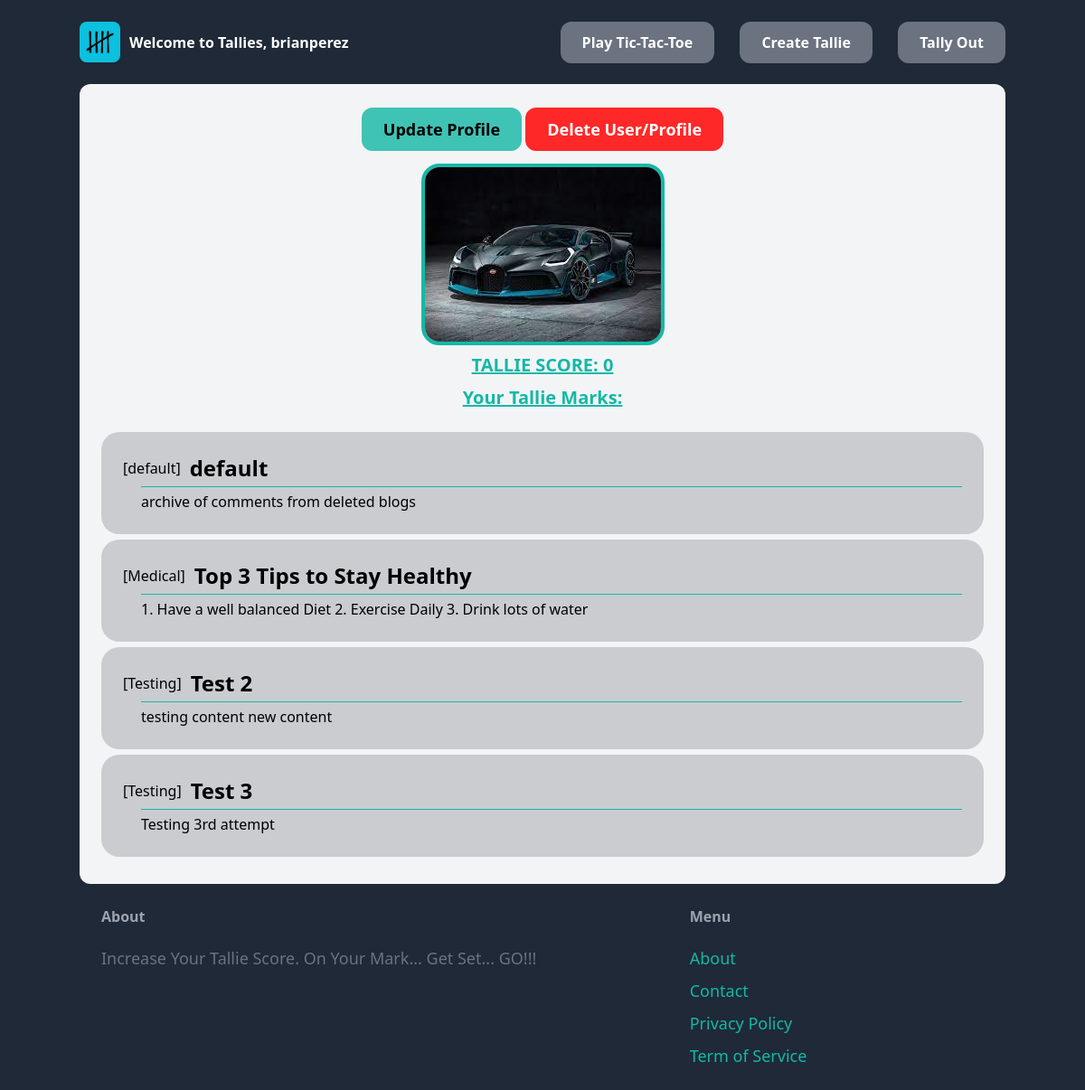
The page /blog/home/ (signed in) on the database its author committed.
### core/models.py (models this page shows, shortened)
class Profile(models.Model):
    user = models.OneToOneField(User, on_delete=models.CASCADE) # connect the user the the profile using the user PK(id)
    age = models.IntegerField(null=True, blank=True)  # Allow null and blank values for flexibility
    profile_image = models.ImageField(null=True, default='DEFAULT.png', blank=True, upload_to="profile_images/") # optional ; saves image media location ; # NEED TO INSTALL PILLOW (Python Image Library) ; sets default image to media/DEFAULT.png
    score = models.IntegerField(null=True, blank=True, default=0)  # Allow null and blank values for flexibility

### blog/models.py (models this page shows, shortened)
class Blog(models.Model):
    category = models.ForeignKey(Category, related_name='blogs', on_delete=models.CASCADE, blank=True, null=True, default='Testing')        # related_name='blogs': This provides a reverse relation from "Category" back to the model where this line of code is located. It means that you can access the instances of the current model associated with a Category using the attribute name blogs. For example, if you have a Category instance, you can access its associated blogs using category.blogs.all().
    name = models.CharField(max_length=255) # create a max length restriction of the Blog Name ; name is used in the admin page
    members = models.ManyToManyField(User, related_name='Blogs')           # involves the owner and the contacter
    content = models.TextField(blank=True, null=True)
    created_by = models.ForeignKey(User, related_name='blogs', on_delete=models.SET(get_default_user), blank=True, null=True)
    created_at = models.DateTimeField(auto_now_add=True)                            # store the time the Blog instanciated
    modified_at = models.DateTimeField(auto_now=True)                               # update to the current time
    class Meta:
        ordering = ('-modified_at',)

class Category(models.Model):
    name = models.CharField(max_length=255) # create a MAX LENGTH RESTRICTION
    class Meta:                     # CREATE a Meta data class
        ordering = ('name',)                    # Order all category entries within django admin in alphabetical order
        verbose_name_plural = 'Categories'      # Show the title 'Categories' instead of default 'Categorys' within admin site's sidebar
    def __str__(self):              # FUNCTION that returns the Category name
        return self.name

### blog/views.py (the view)
# urls.py: path('home/', views.blogs, name='home'),    # This line maps the URL '' to the 'blogs' view function in the ./views.py module. The name 'blogs' can be used to reference this URL in the HTML code (i.e.
@login_required
def blogs(request):
    blogs = Blog.objects.filter(created_by=request.user.id )  # STORE a list of blogs created by the current user
    return render(request, 'blog/Home.html', {
        'blogs': blogs,  # Return a list of object items
        'OWNERSHIP' : True,
    })

### blog/templates/blog/Home.html (shortened to what this page needs)
{% extends 'core/base.html' %}
{% block Xtra_Button1 %}
    {% if OWNERSHIP %}
        <a href="{% url 'core:TTT' %}" class="px-6 py-3 text-lg font-semibold bg-gray-500 text-white rounded-xl hover:bg-gray-700">Play Tic-Tac-Toe</a>
    {% endif %}
{% endblock %}
{% block Xtra_Button2 %}
    <a href="{% url 'blog:new' %}" class="px-6 py-3 text-lg font-semibold bg-gray-500 text-white rounded-xl hover:bg-gray-700">Create Tallie</a>
{% endblock %}
{% block content %}
<div id="Home_Profile_Image_Div" class="center">
    <div class = 'mb-3'>
        {% if OWNERSHIP %}
            <div class="py-3">
                <a ID='Update_Profile_BTN' href="{% url 'core:Update' %}" class="px-6 py-3 text-lg font-semibold rounded-xl" >Update Profile</a>
                <a ID='Home_Delete_Profile_BTN' href="{% url 'core:Unregister' %}" class="px-6 py-3 text-lg font-semibold text-white rounded-xl">Delete User/Profile</a>
            </div>
        {% else %}
            <h1 class="m-2 text-2xl font-semibold text-teal-500" style="text-decoration: underline;">TALLIE USER: {{home_owner.username}} </h1>
        {% endif %}
    </div>
    {% if OWNERSHIP %}
        <img id="Home_Pro_Image"src="{{ user.profile.profile_image.url }}" alt="image file name: {{ user.profile.profile_image}}">
    {% else %}
        <img id="Home_Pro_Image"src="{{ home_owner.profile.profile_image.url }}" alt="image file name: {{ home_owner.profile.profile_image}}">
    {% endif %}
    <h1 class="m-2 text-xl font-semibold text-teal-500" style="text-decoration: underline;">TALLIE SCORE:
        {% if OWNERSHIP %}
            {{request.user.profile.score}}
        {% else %}
            {{ home_owner.profile.score }}
        {% endif %}
    </h1>
    {% if OWNERSHIP %}
        <h1 class="mb-6 text-xl font-semibold text-teal-500" style="text-decoration: underline;">Your Tallie Marks:</h1>
    {% else %}
        <h1 class="mb-6 text-xl font-semibold text-teal-500" style="text-decoration: underline;">Their Tallie Marks:</h1>
    {% endif %}
</div>
<div  class="space-y-6 ">
    {% for blog in blogs %}
        <a href="{% url 'blog:detail' blog.id %}">
            <div class="BLOG-POST">
                <div class="flex  items-center">
                    [{{blog.category}}]
                    <h2 class="text-2xl font-semibold" style="margin-left: 10px;">{{blog.name}}</h2>
                </div>
                <p class="Description_Block Explore_Blog-Content" style="margin-left: 20px">{{ blog.content}}</p>
            </div>
        </a>
    {% endfor %}
</div>
{% endblock %}

### core/templates/core/base.html (shortened to what this page needs)
{% load static %}
<!DOCTYPE html>
<html lang="en">
    {% block Head %}
        <head>
            {% block Styling %}
                <script src="https://cdn.tailwindcss.com"></script>
                <link rel="stylesheet" type="text/css" href="{% static 'css/BaseStyle.css' %}">
            {% endblock %}
        </head>
    {% endblock %}
    {% block Body %}
        <body class="container">
            <nav id="Navigation" class="flex justify-between items-center ">
                <div id="Logo_Greeting_Block" class="py-6 flex flex-row justify-between items-center ">
                    <div id="Pic_Container">
                        <a href="{% url 'blog:explore' %}"><img id="LOGO"  src="{% static 'tally.png' %}" alt="Tally Logo NUMBER 2"></a>
                    </div>
                    <div>
                        {% if request.user.is_authenticated %}
                        <p class="font-semibold text-white ">
                            Welcome to Tallies, {{request.user.username}}
                        </p>
                        {% else %}
                        <p class="text-xl text-white font-semibold ">
                            Welcome to Tallies
                        </p>
                        {% endif %}
                    </div>
                </div>
                {% if request.user.is_authenticated %}
                    <div class="space-x-6">
                        {% block Xtra_Button1 %}{% endblock %}
                        {% block Xtra_Button2 %}{% endblock %}
                            <a href="{% url 'core:logout' %}" class="px-6 py-3 text-lg font-semibold bg-gray-500 text-white rounded-xl hover:bg-gray-700">Tally Out</a>
                    </div>
                {% endif %}
            </nav>
            <div id="Content" class="px-6 py-6 bg-gray-100 rounded-xl w-full">
                {% block content %}{% endblock %}
            </div>
            <footer class="py-6 px-6 flex justify-between bg-gray-800 w-full">
                <div class="w-2/3 pr-10">
                    <h3 class="mb-5 font-semibold text-gray-400">About</h3>
                    <p class="text-lg text-gray-500"> Increase Your Tallie Score. On Your Mark... Get Set... GO!!! </p>
                </div>
                <div class="w-1/3">
                    <h3 class="mb-5 font-semibold text-gray-400">Menu</h3>
                    <ul class="space-y-2">
                        <li><a href="{% url 'core:About' %}" class="text-lg text-teal-500 hover:text-teal-700">About</a></li>
                        <li><a href="{% url 'core:Contact' %}" class="text-lg text-teal-500 hover:text-teal-700">Contact</a></li>
                        <li><a href="{% url 'core:Privacy' %}" class="text-lg text-teal-500 hover:text-teal-700">Privacy Policy</a></li>
                        <li><a href="{% url 'core:Terms' %}" class="text-lg text-teal-500 hover:text-teal-700">Term of Service</a></li>
                    </ul>
                </div>
            </footer>
        </body>
    {% endblock %}
</html>

### static/css/BaseStyle.css (style rules this page uses)
* { margin: 0; }
.container { margin-left: auto; margin-right: auto; }
body { display: flex; align-items: center; flex-direction: column; justify-content: center; background: #1f2937; }
#Navigation { width: 100%; }
#Home_Profile_Image_Div { text-align: center; }
#Home_Pro_Image { max-width: 300px; max-height: 300px; display: block; margin: 0 auto; border-radius: 20px; border: 4px solid #14b8a6; }
.Explore_Blog-Content { overflow: hidden; display: -webkit-box; -webkit-line-clamp: 3; -webkit-box-orient: vertical; }
.BLOG-POST { padding: 24px; display: flex; flex-direction: column; background-color: #caccd0; border-radius: 20px; margin-bottom: 6px; }
.Description_Block { border-top: 1px solid #14b8a6; padding-top: 4px; margin-top: 4px; }
#LOGO { width: 45px; height: 45px; border-radius: 0.5rem; margin-right: 10px; }
#Update_Profile_BTN { background-color: #3fc3b5; }
#Home_Delete_Profile_BTN { background-color: rgb(254, 40, 40); }
@media (min-width: 976px) { #Navigation a, #Navigation p { font-size: 16px; } }

### rows shown on the page
Blog: category "default", name "default", content "archive of comments from deleted blogs"
Blog: category "Medical", name "Top 3 Tips to Stay Healthy", content "1. Have a well balanced Diet 2. Exercise Daily 3. Drink lots of water"
Blog: category "Testing", name "Test 2", content "testing content new content"
Blog: category "Testing", name "Test 3", content "Testing 3rd attempt"

### other values the page prints
{{ request.user.username }} "brianperez"
{{ request.user.profile.score }} "0"
